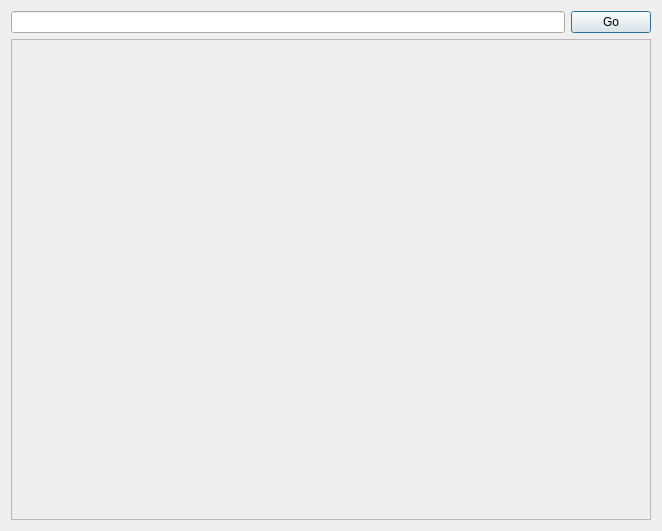
<?xml version="1.0" encoding="UTF-8"?>
<ui version="4.0">
 <class>MainDlg</class>
 <widget class="QDialog" name="MainDlg">
  <property name="geometry">
   <rect>
    <x>0</x>
    <y>0</y>
    <width>658</width>
    <height>531</height>
   </rect>
  </property>
  <property name="windowTitle">
   <string>CEF Qt Browser</string>
  </property>
  <layout class="QVBoxLayout" name="verticalLayout">
   <item>
    <layout class="QHBoxLayout" name="horizontalLayout">
     <item>
      <widget class="QLineEdit" name="editAddress"/>
     </item>
     <item>
      <widget class="QPushButton" name="btnGo">
       <property name="text">
        <string>Go</string>
       </property>
      </widget>
     </item>
    </layout>
   </item>
   <item>
    <widget class="QFrame" name="webviewFrame">
     <property name="minimumSize">
      <size>
       <width>640</width>
       <height>480</height>
      </size>
     </property>
     <property name="frameShape">
      <enum>QFrame::StyledPanel</enum>
     </property>
     <property name="frameShadow">
      <enum>QFrame::Raised</enum>
     </property>
    </widget>
   </item>
  </layout>
 </widget>
 <layoutdefault spacing="6" margin="11"/>
 <resources/>
 <connections/>
</ui>
